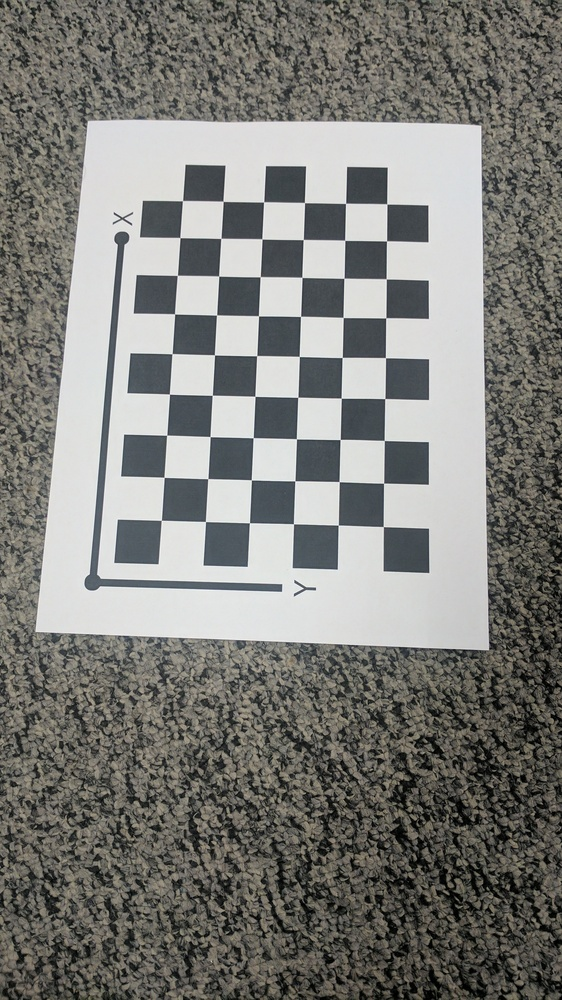
#> input picture calibration_data/calibration_Imgs/IMG_20170209_042606.jpg, 562 x 1000 px, shrunk from 1512 x 2688 before the run, found by its file name; its folder holds only this picture in this run
$ python main.py
#> lines starting #> are read from the running program, lines starting #| are printed output that depends on the picture
### src/utlis.py
import cv2
import numpy as np
import os
from typing import List
import copy
import argparse
import scipy.optimize

def loadImages( folder_path: str) -> List[np.ndarray]:
    """Reading the images

    Args:
        folder_path (str): The folder path containing the images

    Returns:
        List [arrays]: Images
    """

    img_files = os.listdir(folder_path)
    print("Loading files from path: ", folder_path, "\n")
    images = []

    for f in img_files:
        img_path = folder_path + "/" + f
        img = cv2.imread(img_path)
        if img is not None and type(img)== np.ndarray:
            images.append(img)
        else:
            print("Error in loading the images")

    return images


def drawCorners(img: np.ndarray, corners: List, file_name: str)-> None:
    """Draws circle on the corners

    Args:
        img (np.array): The input image
        corners (List): The List of detected corners in the given images
        file_name (str): The output file name
    """

    img = copy.deepcopy(img)
    #draw circles on corners
    for i in range(len(corners)):
        cv2.circle(img=img,
                   center=(int(corners[i][0]), int(corners[i][1])),
                   radius=7,
                   color=(0,0,255),
                   thickness=-1)

    #save in Result dir
    output_dir_path = "Result/original_corners/"
    if not os.path.exists(output_dir_path):
        os.makedirs(output_dir_path)
        cv2.imwrite(filename=output_dir_path + file_name + ".png", img=img)
    else:
        cv2.imwrite(filename=output_dir_path + file_name + ".png", img=img)


def getImagesCorners(images: List[np.ndarray], chessBoardSize_xy: tuple) -> np.ndarray:
    """Getting the coordinates of the corners present in the Images

    Args:
        images (List): The list of images
        chessBoardSize_xy (tuple): The length and Breadth of printed chessboard image.

    Returns:
        Numpy array containing images corners
    """

    all_images_corners = []
    img_no = 1

    for img in images:
        ret, corners = cv2.findChessboardCorners(image=img, patternSize=chessBoardSize_xy)
        #if corners detected
        if ret == True:
            img_corners = corners.reshape(-1, 2)
            all_images_corners.append(img_corners)
        drawCorners(img=img, corners=img_corners, file_name="Image"+ str(img_no))
        img_no += 1

    return np.array(all_images_corners)


def getWorldCorners(chessBoardSize_xy: tuple, checker_size: float)-> np.ndarray:
    """Getting the 2D coordinates of corners present in printed ChessBoard Pattern

    Args:
        chessBoardSize_xy (tuple): The length and Breadth of printed chessboard image.
        checker_size (float): The length of the square checker present in chessboard pattern
    """
    world_corners = []

    """
    c9  #   #  c54
    .   .   .   .
    .   .   .   .
    #   #   #   #
    #   #   #   #
    c2  #   #   #
    c1  #   #   #
    """
    # along y (horizontal) as per given chessboard axis in given image
    for i in range(1, chessBoardSize_xy[1] + 1):
        # along x (vertical) as per given chessboard axix in given image
        for j in range(1, chessBoardSize_xy[0] + 1):
            world_corners.append((i*checker_size, j*checker_size))

    return np.array(world_corners)


def getH(img_corners: np.ndarray, world_corners: np.ndarray)-> np.ndarray:
    """Gets Homography matrix

    Args:
        img_corners (np.ndarray): The corners present in the image
        world_corners(np.ndarray): The corners present in the printed chessboard pattern

    Returns:
        Homography [3x3] matrix
    """

    h = []
    # no of corners should be same
    if np.shape(img_corners) == np.shape(world_corners):
        for i in range(len(img_corners)):
            x_i = img_corners[i][0]
            y_i = img_corners[i][1]
            X_i = world_corners[i][0]
            Y_i = world_corners[i][1]

            row1 = np.array([-X_i, -Y_i, -1, 0, 0, 0, x_i*X_i, x_i*Y_i, x_i])
            h.append(row1)

            row2 = np.array([0, 0, 0, -X_i, -Y_i, -1, y_i*X_i, y_i*Y_i, y_i])
            h.append(row2)

    # apply SVD
    h = np.array(h)
    U, S, V_T = np.linalg.svd(a=h, full_matrices=True)
    V = V_T.T
    H = V[:, -1] # last column: corresponds to smallest eigen value
    H = H/ H[8] # scale ambiguity
    H = np.reshape(a=H, newshape=(3,3))

    return H


def getAllH(images_corners: np.ndarray, world_corners: np.ndarray)-> np.ndarray:
    """Gets Homography of all images present in calibration images dataset

    Args:
        img_corners (np.ndarray): The corners present in the image
        world_corners(np.ndarray): The corners present in the printed chessboard pattern

    Returns:
        Homography matrices of all images [img_count, 3, 3]
    """

    H_all = []

    for img_corners in images_corners:
        H = getH(img_corners=img_corners, world_corners=world_corners)
        H_all.append(H)

    return np.array(H_all)


def getVij(hi: np.ndarray, hj: np.ndarray)-> np.ndarray:
    """
    hi : ith column of matrix H
    hj: jth column of matri H
    """
    Vij = np.array(
        [
            hi[0]* hj[0],
            hi[0]* hj[1] + hi[1]*hj[0],
            hi[1]*hj[1],
            hi[2]*hj[0] + hi[0]*hj[2],
            hi[2]*hj[1] + hi[1]*hj[2],
            hi[2]*hj[2]
        ]
    )

    return Vij.T

def getV(H_all: np.ndarray) -> np.ndarray:
    v = []

    for H in H_all:
        h1 = H[:, 0] # first column of H matrix
        h2 = H[:, 1] # second column of H matrix

        v12 = getVij(h1, h2)
        v11 = getVij(h1, h1)
        v22 = getVij(h2, h2)
        v.append(v12.T)
        v.append((v11-v22).T)

    return np.array(v) # shape (2*images, 6)


def arrangeB(b):
    B = np.zeros((3,3))
    B[0, 0] = b[0]
    B[0, 1] = b[1]
    B[0, 2] = b[3]
    B[1, 0] = b[1]
    B[1, 1] = b[2]
    B[1, 2] = b[4]
    B[2, 0] = b[3]
    B[2, 1] = b[4]
    B[2, 2] = b[5]

    return B

def getB(H_all):
    v = getV(H_all)
    U, S, V_T = np.linalg.svd(v)
    b = V_T.T[:, -1] # last column
    B = arrangeB(b)

    return B

def getA(B):
    v0 = (B[0,1]* B[0,2] - B[0,0]*B[1,2]) / (B[0,0]*B[1,1] - B[0,1]**2)
    lambd = (
        B[2,2] - (B[0,2]**2 + v0* (B[0,1]*B[0,2] - B[0,0]*B[1,2])) / B[0,0]
    )
    alpha = np.sqrt(lambd / B[0,0])

    beta = np.sqrt((lambd* B[0,0]) / (B[0,0]*B[1,1] - B[0,1]**2))
    gamma = -1* B[0,1]* (alpha**2)* (beta) / lambd
    u0 = (gamma*v0 /beta) - (B[0,2]* (alpha**2)/lambd)

    A = np.array([
        [alpha, gamma, u0],
        [0, beta, v0],
        [0, 0, 1]
    ])

    return A

def getRotAndTrans(A, H_all):
    """Gets the rotation and translation of the each image"""
    RT_all = []

    for H in H_all:
        h1 = H[:, 0]
        h2 = H[:, 1]
        h3 = H[:, 2]

        lambd = 1 / np.linalg.norm(np.matmul(np.linalg.pinv(A), h1), 2)
        r1 = np.matmul(lambd* np.linalg.pinv(A), h1)
        r2 = np.matmul(lambd* np.linalg.pinv(A), h2)
        r3 = np.cross(r1, r2)
        t = np.matmul(lambd*np.linalg.pinv(A),h3)
        RT = np.vstack((r1, r2, r3, t)).T
        RT_all.append(RT)

    return RT_all

# [118 lines left out: functions extractParamFromA, retrieveA, reprojectionRMSError, loss_func, not called in this run]

### src/main.py
import argparse
from utlis import *
from tqdm import tqdm

def ZhangCameraCalib():

    parser = argparse.ArgumentParser(
        description="Provide the folder path containing the calibration images and output files path"
    )

    parser.add_argument(
        "--CalibrationImgsPath",
        type=str,
        metavar="",
        default="./calibration_data/calibration_Imgs",
        help="calibration images folder path",
    )

    parser.add_argument(
        "--SaveFolderPath",
        type=str,
        metavar="",
        default="./Result",
        help="Output images Folder Path",
    )

    args = parser.parse_args()

    input_dir_path = args.CalibrationImgsPath
    output_dir_path = args.SaveFolderPath

    images = loadImages(folder_path=input_dir_path)
#> in loadImages, img is the input picture: shape (1000, 562, 3); mean B, G, R 121.2, 125.2, 125.3
#> images = 1 item
    chessBoardSize = (9,6)
    checker_size = 21.5 # mm

    all_images_corners = getImagesCorners(
        images=images,
        chessBoardSize_xy=chessBoardSize
    )
#> the loop in getImagesCorners, `for img in images:` made 1 pass
#> (ret, output_dir_path in drawCorners, img_no) on pass 1: (True, 'Result/original_corners/', 2)
#> pass 1, in drawCorners, `cv2.imwrite(filename=output_dir_path + file_name + ".png", img=img)`:
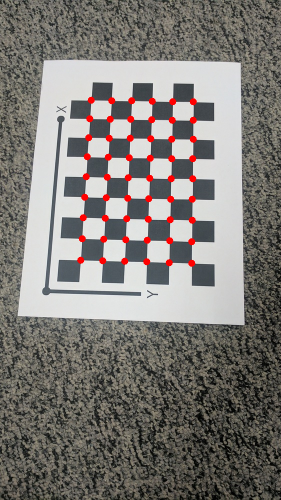
#> saved as Image1.png: shape (1000, 562, 3) (shown at 1/2 size); mean B, G, R 118.9, 123, 126.8
#> after the loop in getImagesCorners, `for img in images:`: all_images_corners = 1 point arrays, longest 54 points; img_no = 2
#> all_images_corners = 54 pairs, first value 161.3 to 386.8, second value 200.7 to 526.6

    world_corners = getWorldCorners(chessBoardSize_xy=chessBoardSize,
                                    checker_size=checker_size)
    print("Images corners: ", all_images_corners.shape)
#| Images corners:  (1, 54, 2)
    print("World corners: ", world_corners.shape)

    print(f"\n>>>>>>>>>>>>>> CALCULATING HOMOGRAPHY MATRIX for {len(images)} images <<<<<<<<<<<<<<<<<<<<<<<<")
#| >>>>>>>>>>>>>> CALCULATING HOMOGRAPHY MATRIX for 1 images <<<<<<<<<<<<<<<<<<<<<<<<
    H_all = getAllH(images_corners=all_images_corners,
                    world_corners=world_corners)
#> the loop in getAllH, `for img_corners in images_corners:` made 1 pass
#> pass 1, in getH, `U, S, V_T = np.linalg.svd(a=h, full_matrices=True)`:
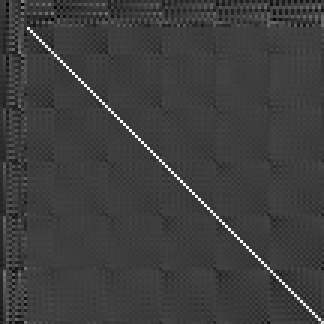
#> U: shape (108, 108) float64 (shown 3 times larger); min -0.314, max 0.974, mean -0.00113; drawn with min black and max white
#> after the loop in getAllH, `for img_corners in images_corners:`: H_all = [[[2.05, 0.218, 113.7], [0.00842, -1.77, 562.9], [-9.49e-05, 0.000512, 1]]]
#> H_all = [[2.05, 0.218, 113.7], [0.00842, -1.77, 562.9], [-9.49e-05, 0.000512, 1]]
    B = getB(H_all=H_all)
#> the loop in getV, `for H in H_all:` made 1 pass
#> (h1, h2, v12, v11, v22) on pass 1: ([2.05, 0.00842, -9.49e-05], [0.218, -1.77, 0.000512], [0.448, -3.63, -0.0149, 0.00103, 0.000173, -4.86e-08], [4.2, 0.0345, 7.09e-05, -0.000389, -1.6e-06, 9.01e-09], [0.0477, -0.774, 3.14, 0.000224, -0.00181, 2.62e-07])
#> after the loop in getV, `for H in H_all:`: v = [[0.448, -3.63, -0.0149, 0.00103, 0.000173, -4.86e-08], [4.15, 0.809, -3.14, -0.000612, 0.00181, -2.53e-07]]
#> in getB, `U, S, V_T = np.linalg.svd(v)`: U = [[-0.0713, 0.997], [0.997, 0.0713]]; S = [5.27, 3.65]; V_T = [[0.779, 0.202, -0.594, -0.00013, 0.00034, -4.71e-08], [0.204, -0.977, -0.0655, 0.000269, 8.26e-05, -1.82e-08], [0.593, 0.0699, 0.802, 4.95e-05, 0.000128, -2e-08], [1.69e-05, 0.000286, -9.91e-05, 1, 5.29e-08, -6.75e-12], [-0.000358, 2.97e-06, 0.000105, -3.74e-08, 1, 1.11e-11], [5.23e-08, -6.88e-09, -1.32e-08, 6.53e-12, 9.03e-12, 1]]
#> in getB, `b = V_T.T[:, -1]`: b = [5.23e-08, -6.88e-09, -1.32e-08, 6.53e-12, 9.03e-12, 1]
#> in getB, `B = arrangeB(b)`: B = [[5.23e-08, -6.88e-09, 6.53e-12], [-6.88e-09, -1.32e-08, 9.03e-12], [6.53e-12, 9.03e-12, 1]]
    print("\n>>>>>>>>>>>>>>> CALCULATING B MATRIX <<<<<<<<<<<<<<<<<<<\n")
    B = getB(H_all)
#> the loop in getV (call 2), `for H in H_all:` made 1 pass
    print("====== Estimated B matrix is ========: \n", B)
#| ====== Estimated B matrix is ========:
#|  [[ 5.22644492e-08 -6.87725325e-09  6.52823213e-12]
#|  [-6.87725325e-09 -1.31576041e-08  9.03456930e-12]
#|  [ 6.52823213e-12  9.03456930e-12  1.00000000e+00]]
    print("\n>>>>>>>>>>>> CALCULATING A [INTRINSIC PARAMETERS] MATRIX FOR INITIALIZATION <<<<<<<<<<<<<")

    A_init = getA(B)
#> in getA, `v0 = (B[0,1]* B[0,2] - B[0,0]*B[1,2]) / (B[0,0]*B[1,1] - B[0,1]**2)`: v0 = 0.000704
#> in getA, `lambd = ( B[2,2] - (B[0,2]**2 + v0* (B[0,1]*B[0,2] - B[0,0]*B[1,2])) /..`: lambd = 1
#> in getA, `alpha = np.sqrt(lambd / B[0,0])`: alpha = 4374.2
#> in getA, `beta = np.sqrt((lambd* B[0,0]) / (B[0,0]*B[1,1] - B[0,1]**2))`: beta = nan
#> in getA, `A = np.array([ [alpha, gamma, u0], [0, beta, v0], [0, 0, 1] ])`: A = [[4374.2, nan, nan], [0, nan, 0.000704], [0, 0, 1]]
#> A_init has the same summary as A in getA
    print("\n===== Initialized A as:======= \n", A_init)
#| ===== Initialized A as:=======
#|  [[4.37418162e+03            nan            nan]
#|  [0.00000000e+00            nan 7.03541651e-04]
#|  [0.00000000e+00 0.00000000e+00 1.00000000e+00]]
    print("\n>>>>>>>>>>>> CALCULATING ALL IMAGES ROTATION AND TRANSLATION MATRICES [EXTRINSICS PARAMETERS] <<<<<<<<<<<<<\n")
    RT_all = getRotAndTrans(A=A_init, H_all=H_all)
#> the loop in getRotAndTrans, `for H in H_all:` made 1 pass
#> (h1, h2, h3) on pass 1: ([2.05, 0.00842, -9.49e-05], [0.218, -1.77, 0.000512], [113.7, 562.9, 1])
#> after the loop in getRotAndTrans, `for H in H_all:`: RT_all = []
    K_distortion_init = np.array([0,0])
    print("===== Initialize the radial distortation parameters as:=====\n", K_distortion_init, "\n")

    print(">>>>>>>>>>>>> Calculating Initial mean error and reprojection error <<<<<<<<<<<<<<<<<<<<<")

    error_all_images, reprojected_points = reprojectionRMSError(A=A_init,
                                                                K_distortion=K_distortion_init,
                                                                RT_all=RT_all,
                                                                images_corners=all_images_corners,
                                                                world_corners=world_corners)
    print("\nThe mean error before optmization is: ", np.round(np.mean(error_all_images), decimals=3))


    print("\n>>>>>>>>>>>>>> RUNNING LEAST SQUARE [OPTIMIZATION] <<<<<<<<<<<<<<<<<<<<<<<<<<<<<<<<")
    x0 = extractParamFromA(A=A_init, K_distortion_init=K_distortion_init)

    res = scipy.optimize.least_squares(
        fun=loss_func,
        x0=x0,
        method="lm",
        args=[RT_all, all_images_corners, world_corners],
    )

    x1 = res.x
    A_new, K_distortion_new = retrieveA(x1)
    print("\n>>>>>>>>>>>>>> AFTER OPTIMIZATION <<<<<<<<<<<<<<<<<<<<<<<<<<<<<<<<")
    print("\n===== Optimized A matrix [Intrinsics Parameters]:======= \n", A_new)
    print("\n===== Radial distortation parameters after optimization :======= \n", K_distortion_new)

    print("\n>>>>>>>>>>>>> Calculating Initial mean error and reprojection error <<<<<<<<<<<<<<<<<<<<<")

    error_all_images, reprojected_points = reprojectionRMSError(A=A_new,
                                                                K_distortion=K_distortion_new,
                                                                RT_all=RT_all,
                                                                images_corners=all_images_corners,
                                                                world_corners=world_corners)

    print("\nThe mean error after optmization is: ", np.round(np.mean(error_all_images), decimals=3))


if __name__ == "__main__":
#> (the run stopped early here; a loop or call above may not have finished)

$ run again, on calibration_data/calibration_Imgs/IMG_20170209_042614.jpg
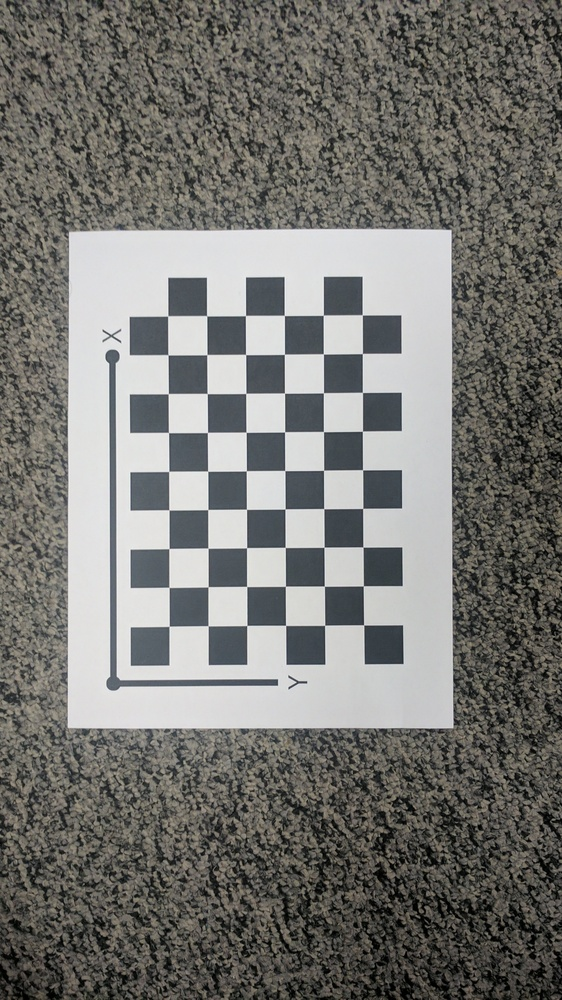
#> input picture calibration_data/calibration_Imgs/IMG_20170209_042614.jpg, 562 x 1000 px, shrunk from 1512 x 2688 before the run, found by its file name
#> in loadImages, img is the input picture: shape (1000, 562, 3); mean B, G, R 113.9, 117.7, 118.2
#> images = 1 item
#> the loop in getImagesCorners, `for img in images:` made 1 pass
#> (ret, output_dir_path in drawCorners, img_no) on pass 1: (True, 'Result/original_corners/', 2)
#> pass 1, in drawCorners, `cv2.imwrite(filename=output_dir_path + file_name + ".png", img=img)`:
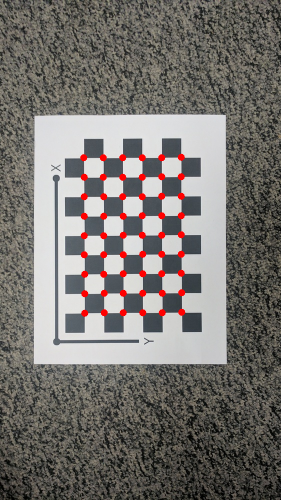
#> saved as Image1.png: shape (1000, 562, 3) (shown at 1/2 size); mean B, G, R 111.7, 115.5, 119.7
#> after the loop in getImagesCorners, `for img in images:`: all_images_corners = 1 point arrays, longest 54 points; img_no = 2
#> in ZhangCameraCalib, `all_images_corners = getImagesCorners( images=images, chessBoardSize_x..`: all_images_corners = 54 pairs, first value 167.8 to 363.6, second value 314.9 to 626.3
#| Images corners:  (1, 54, 2)
#| >>>>>>>>>>>>>> CALCULATING HOMOGRAPHY MATRIX for 1 images <<<<<<<<<<<<<<<<<<<<<<<<
#> the loop in getAllH, `for img_corners in images_corners:` made 1 pass
#> pass 1, in getH, `U, S, V_T = np.linalg.svd(a=h, full_matrices=True)`:
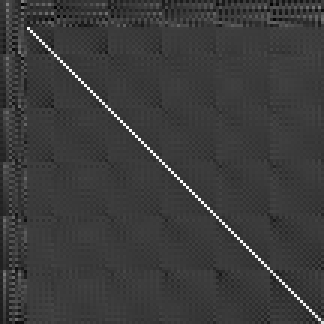
#> U: shape (108, 108) float64 (shown 3 times larger); min -0.296, max 0.973, mean -0.000525; drawn with min black and max white
#> after the loop in getAllH, `for img_corners in images_corners:`: H_all = [[[1.8, -0.00985, 130.8], [-0.0124, -1.8, 664.9], [1.56e-07, -7.22e-06, 1]]]
#> in ZhangCameraCalib, `H_all = getAllH(images_corners=all_images_corners, world_corners=world..`: H_all = [[1.8, -0.00985, 130.8], [-0.0124, -1.8, 664.9], [1.56e-07, -7.22e-06, 1]]
#> the loop in getV, `for H in H_all:` made 1 pass
#> (h1, h2, v12, v11, v22) on pass 1: ([1.8, -0.0124, 1.56e-07], [-0.00985, -1.8, -7.22e-06], [-0.0178, -3.25, 0.0224, -1.3e-05, -1.91e-07, -1.13e-12], [3.25, -0.0449, 0.000155, 5.63e-07, -3.88e-09, 2.43e-14], [9.7e-05, 0.0355, 3.25, 1.42e-07, 2.6e-05, 5.21e-11])
#> after the loop in getV, `for H in H_all:`: v = [[-0.0178, -3.25, 0.0224, -1.3e-05, -1.91e-07, -1.13e-12], [3.25, -0.0804, -3.25, 4.2e-07, -2.6e-05, -5.21e-11]]
#> in getB, `U, S, V_T = np.linalg.svd(v)`: U = [[0.0124, 1], [1, -0.0124]]; S = [4.6, 3.25]; V_T = [[0.707, -0.0262, -0.707, 5.64e-08, -5.66e-06, -1.13e-11], [-0.0178, -1, 0.0192, -4.01e-06, 4.01e-08, -1.48e-13], [0.707, 0.00102, 0.707, 1.71e-06, -2.3e-06, -4.5e-12], [-1.32e-06, -4.01e-06, -1.09e-06, 1, -9.05e-12, -1.87e-17], [5.63e-06, -1.06e-07, -2.38e-06, 1.35e-11, 1, -3.66e-17], [1.12e-11, -4.41e-13, -4.82e-12, 2.64e-17, -3.79e-17, 1]]
#> b = [1.12e-11, -4.41e-13, -4.82e-12, 2.64e-17, -3.79e-17, 1]
#> in getB, `B = arrangeB(b)`: B = [[1.12e-11, -4.41e-13, 2.64e-17], [-4.41e-13, -4.82e-12, -3.79e-17], [2.64e-17, -3.79e-17, 1]]
#> the loop in getV (call 2), `for H in H_all:` made 1 pass
#| ====== Estimated B matrix is ========:
#|  [[ 1.11988573e-11 -4.41038076e-13  2.64196554e-17]
#|  [-4.41038076e-13 -4.82447737e-12 -3.79250813e-17]
#|  [ 2.64196554e-17 -3.79250813e-17  1.00000000e+00]]
#> v0 = -7.62e-06
#> lambd = 1
#> alpha = 298822.4
#> beta = nan
#> A = [[298822.4, nan, nan], [0, nan, -7.62e-06], [0, 0, 1]]
#> A_init has the same summary as A in getA
#| ===== Initialized A as:=======
#|  [[ 2.98822397e+05             nan             nan]
#|  [ 0.00000000e+00             nan -7.61788116e-06]
#|  [ 0.00000000e+00  0.00000000e+00  1.00000000e+00]]
#> the loop in getRotAndTrans, `for H in H_all:` made 1 pass
#> (h1, h2, h3) on pass 1: ([1.8, -0.0124, 1.56e-07], [-0.00985, -1.8, -7.22e-06], [130.8, 664.9, 1])
#> after the loop in getRotAndTrans, `for H in H_all:`: RT_all = []
